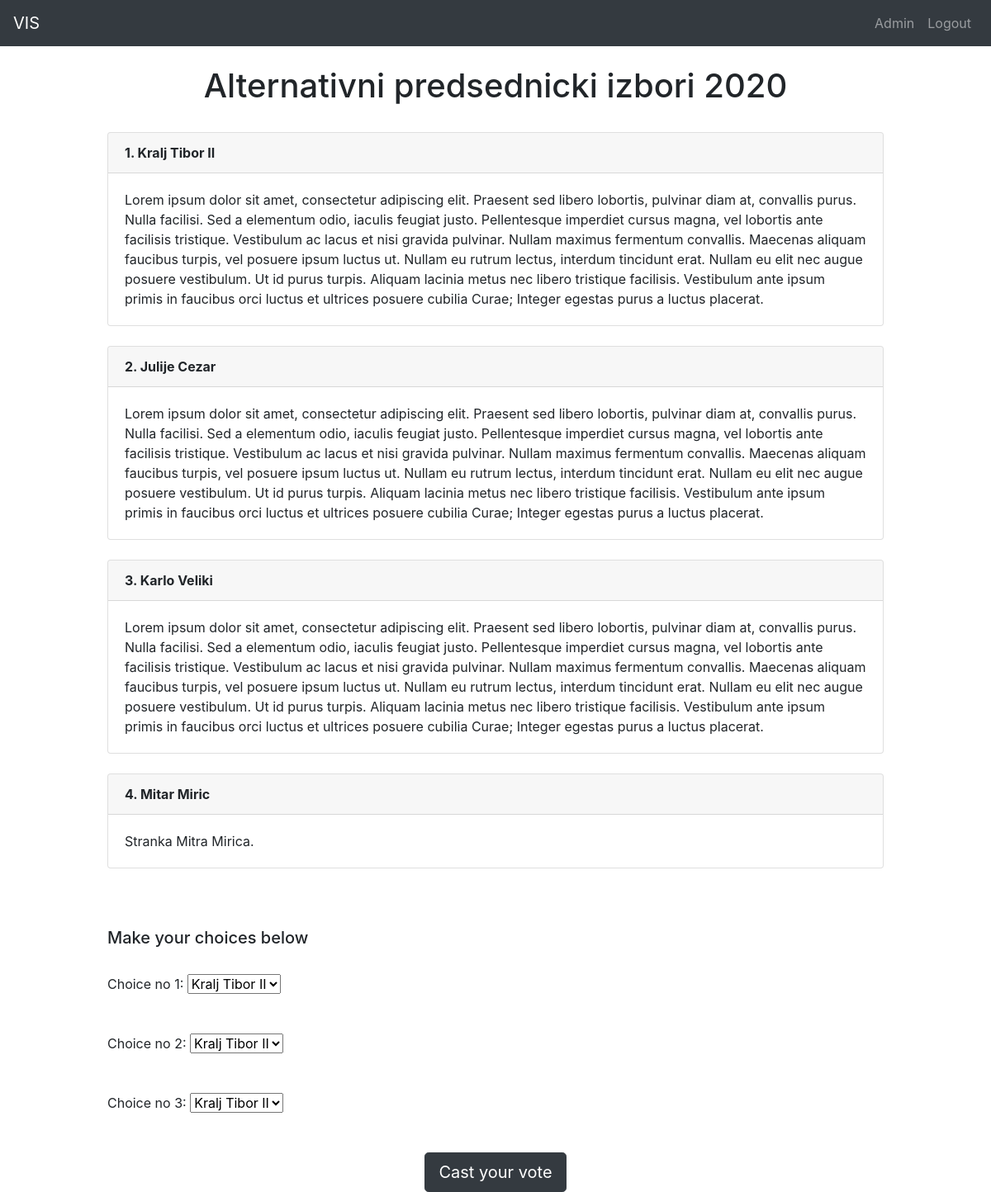
Screenshot of /project/voting_step2/8 (signed in) with the database file from the repository.
### project/models.py (models this page shows, shortened)
class Election(models.Model):
    election_type = models.ForeignKey(ElectionType, on_delete=models.CASCADE)
    base_unit = models.ForeignKey(
        VotingUnit, on_delete=models.CASCADE, blank=True, null=True)
    title = models.CharField(max_length=100)
    description = models.CharField(max_length=1000, blank=True)
    begin_datetime = models.DateTimeField()
    end_datetime = models.DateTimeField()

class Candidate(models.Model):
    election = models.ForeignKey(
        Election, on_delete=models.CASCADE, blank=True, null=True)
    name = models.CharField(max_length=100)
    description = models.CharField(max_length=1000, blank=True)
    class Meta:
        unique_together = (('election', 'name'),)

### project/views.py (the view)
# urls.py: path('voting_step2/<int:election_id>', views.voting_step2, name="voting_step2"),
@login_required()
def voting_step2(request, election_id):
    election = get_object_or_404(Election, pk=election_id)
    candidates = election.candidate_set.all()
    selection_range = list(
        range(1, election.election_type.candidate_selection_number + 1))
    context = {
        'election': election,
        'candidates': candidates,
        'selection_range': selection_range
    }
    return render(request, 'project/voting_step2.html', context)

### project/templates/project/voting_step2.html (shortened to what this page needs)
{% extends 'base.html' %}
{% block content %}
<h1 class="text-center">{{election.title}}</h1>
<br />
<div class="container">
    {% for candidate in candidates %}
    <div class="row">
        <div class="col">
            <div class="card">
                <div class="card-header">
                    <strong>{{forloop.counter}}. {{candidate.name}}</strong>
                </div>
                <div class="card-body">
                    {{candidate.description}}
                </div>
            </div>
        </div>
    </div>
    <br />
    {% endfor %}
</div>
<br />
<br />
<div class="container">
    <h5>Make your choices below</h5>
    <br />
    <form action="{% url 'project:cast_vote' election.id %}" method="POST">
        {% for i in selection_range %}
        <div class="form-group">
            <label for="choice_{{i}}">Choice no {{i}}:</label>
            <select name="choice_{{i}}" id="choice_{{i}}">
                {% for candidate in candidates %}
                <option value="{{candidate.id}}">{{candidate.name}}</option>
                {% endfor %}
            </select>
        </div>
        <br />
        {% endfor %}
        <div class="text-center">
            <button type="submit" class="btn btn-dark btn-lg" onclick="return confirm('Are you sure?')">Cast your vote</button>
        </div>
    </form>
</div>
{% endblock content %}

### rows the page displays
Election: title "Alternativni predsednicki izbori 2020"
Candidate: name "Kralj Tibor II", description "Lorem ipsum dolor sit amet, consectetur adipiscing elit. Praesent sed libero lobortis, pulvinar diam at, convallis purus. Nulla facilisi. Sed a elementum odio, iaculis feugiat justo. Pellentesque imperdiet cursus magna, vel lobortis ante facilisis tristique. Vestibulum ac lacus et nisi gravida pulvinar. Nullam maximus fermentum convallis. Maecenas aliquam faucibus turpis, vel posuere ipsum luctus ut. Nullam eu rutrum lectus, interdum tincidunt erat. Nullam eu elit nec augue posuere vestibulum. Ut id purus turpis. Aliquam lacinia metus nec libero tristique facilisis. Vestibulum ante ipsum primis in faucibus orci luctus et ultrices posuere cubilia Curae; Integer egestas purus a luctus…"
Candidate: name "Julije Cezar", description "Lorem ipsum dolor sit amet, consectetur adipiscing elit. Praesent sed libero lobortis, pulvinar diam at, convallis purus. Nulla facilisi. Sed a elementum odio, iaculis feugiat justo. Pellentesque imperdiet cursus magna, vel lobortis ante facilisis tristique. Vestibulum ac lacus et nisi gravida pulvinar. Nullam maximus fermentum convallis. Maecenas aliquam faucibus turpis, vel posuere ipsum luctus ut. Nullam eu rutrum lectus, interdum tincidunt erat. Nullam eu elit nec augue posuere vestibulum. Ut id purus turpis. Aliquam lacinia metus nec libero tristique facilisis. Vestibulum ante ipsum primis in faucibus orci luctus et ultrices posuere cubilia Curae; Integer egestas purus a luctus…"
Candidate: name "Karlo Veliki", description "Lorem ipsum dolor sit amet, consectetur adipiscing elit. Praesent sed libero lobortis, pulvinar diam at, convallis purus. Nulla facilisi. Sed a elementum odio, iaculis feugiat justo. Pellentesque imperdiet cursus magna, vel lobortis ante facilisis tristique. Vestibulum ac lacus et nisi gravida pulvinar. Nullam maximus fermentum convallis. Maecenas aliquam faucibus turpis, vel posuere ipsum luctus ut. Nullam eu rutrum lectus, interdum tincidunt erat. Nullam eu elit nec augue posuere vestibulum. Ut id purus turpis. Aliquam lacinia metus nec libero tristique facilisis. Vestibulum ante ipsum primis in faucibus orci luctus et ultrices posuere cubilia Curae; Integer egestas purus a luctus…"
Candidate: name "Mitar Miric", description "Stranka Mitra Mirica."

### other values shown
{{ i }} "1" "2" "3"
form field value "Kralj Tibor II"
